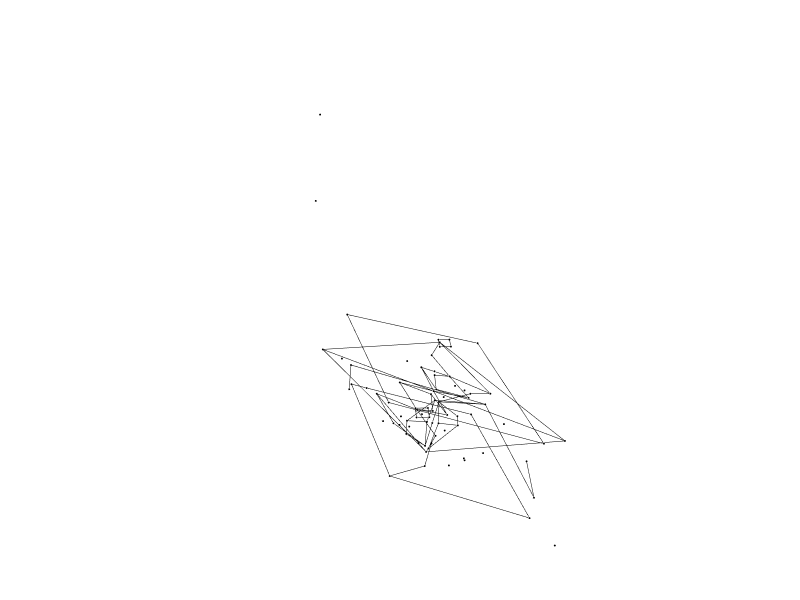
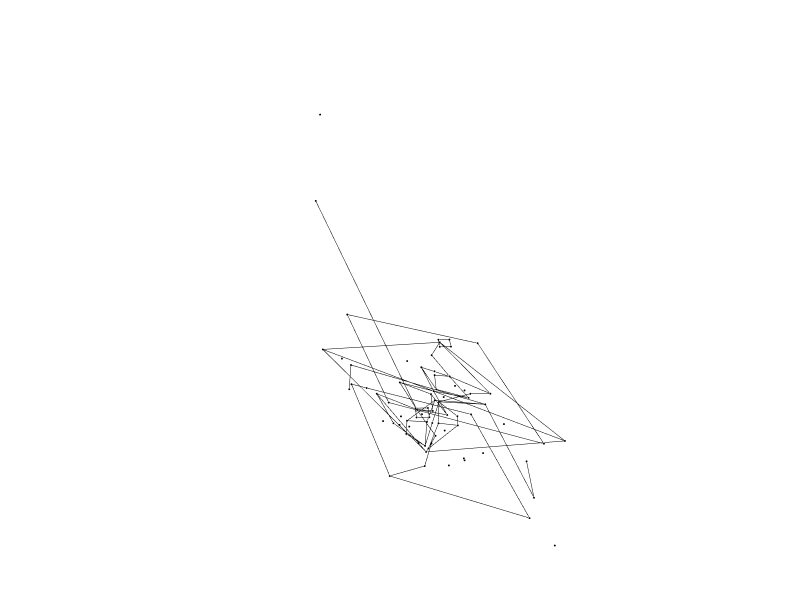

These figures' notebook cell, in order:
### Code cell
# Optional Visualization
# =============================================================================
print("\n=== VISUALIZATION ===")
try:
    print("Displaying original graph (graph1)...")
    # Convert graph to topology for visualization
    topology_g1 = Graph.Topology(graph1)
    if topology_g1:
        Topology.Show(topology_g1, 
                     renderer="vscode",  # Change to "browser" or "jupyterlab" if needed
                     width=800, 
                     height=600)
    else:
        print("Could not create topology from graph1 for visualization")
        
    print("\nDisplaying modified graph (graph2)...")
    topology_g2 = Graph.Topology(graph2)
    if topology_g2:
        Topology.Show(topology_g2, 
                     renderer="vscode",  # Change to "browser" or "jupyterlab" if needed
                     width=800, 
                     height=600)
    else:
        print("Could not create topology from graph2 for visualization")
        
except Exception as e:
    print(f"Visualization error: {e}")
    print("You can still view the graphs using your existing visualization code")

### Figure 1 — Plotly figure (JSON) as saved in the notebook; plotly's stock layout.template omitted (floating-point values rounded to 4 significant figures; data arrays with more than 128 entries replaced by an {"elided": "..."} marker saying what was removed)
{"data": [{"hoverinfo": "text", "hovertext": ["", "", "", "", "", "", "", "", "", "", "", "", "", "", "", "", "", "", "", "", "", "", "", "", "", "", "", "", "", "", "", "", "", "", "", "", "", "", "", "", "", "", "", "", "", "", "", "", "", "", "", "", "", "", "", "", "", "", "", "", "", "", "", "", "", "", "", "", "", "", "", "", "", "", "", "", "", ""], "legendgroup": "1", "legendrank": 1, "marker": {"color": ["#000000", "#000000", "#000000", "#000000", "#000000", "#000000", "#000000", "#000000", "#000000", "#000000", "#000000", "#000000", "#000000", "#000000", "#000000", "#000000", "#000000", "#000000", "#000000", "#000000", "#000000", "#000000", "#000000", "#000000", "#000000", "#000000", "#000000", "#000000", "#000000", "#000000", "#000000", "#000000", "#000000", "#000000", "#000000", "#000000", "#000000", "#000000", "#000000", "#000000", "#000000", "#000000", "#000000", "#000000", "#000000", "#000000", "#000000", "#000000", "#000000", "#000000", "#000000", "#000000", "#000000", "#000000", "#000000", "#000000", "#000000", "#000000", "#000000", "#000000", "#000000", "#000000", "#000000", "#000000", "#000000", "#000000", "#000000", "#000000", "#000000", "#000000", "#000000", "#000000", "#000000", "#000000", "#000000", "#000000", "#000000", "#000000"], "opacity": 1, "size": [2.8, 2.8, 2.8, 2.8, 2.8, 2.8, 2.8, 2.8, 2.8, 2.8, 2.8, 2.8, 2.8, 2.8, 2.8, 2.8, 2.8, 2.8, 2.8, 2.8, 2.8, 2.8, 2.8, 2.8, 2.8, 2.8, 2.8, 2.8, 2.8, 2.8, 2.8, 2.8, 2.8, 2.8, 2.8, 2.8, 2.8, 2.8, 2.8, 2.8, 2.8, 2.8, 2.8, 2.8, 2.8, 2.8, 2.8, 2.8, 2.8, 2.8, 2.8, 2.8, 2.8, 2.8, 2.8, 2.8, 2.8, 2.8, 2.8, 2.8, 2.8, 2.8, 2.8, 2.8, 2.8, 2.8, 2.8, 2.8, 2.8, 2.8, 2.8, 2.8, 2.8, 2.8, 2.8, 2.8, 2.8, 2.8], "sizemode": "diameter", "symbol": "circle"}, "mode": "markers", "name": "1: Untitled (Vertices)", "showlegend": false, "text": ["", "", "", "", "", "", "", "", "", "", "", "", "", "", "", "", "", "", "", "", "", "", "", "", "", "", "", "", "", "", "", "", "", "", "", "", "", "", "", "", "", "", "", "", "", "", "", "", "", "", "", "", "", "", "", "", "", "", "", "", "", "", "", "", "", "", "", "", "", "", "", "", "", "", "", "", "", ""], "type": "scatter3d", "x": [3.321, 2.349, 4.308, 6.451, 4.473, 1.608, 7.2, 6.451, 2.349, 5.809, 5.5, 3.302, 1.85, 3.268, 5.532, 6.942, 5.498, 4.395, 5.479, 3.3, 2.99, 4.4, 8.591, 0.2085, 4.469, 2.538, 4.4, 6.879, 1.921, 5.484, 3.316, 5.484, 3.316, 8.591, 6.282, 6.207, 4.261, 6.262, 6.288, 5.498, 7.307, 4.4, 4.694, 2.512, 2.518, 3.302, 1.493, 4.106, 4.4, 8.591, 4.191, 2.517, 4.4, 0.2085, 2.518, 0.2085, 8.591, 1.688, 2.444, 7.155, 7.114, 4.106, 1.625, 6.356, 3.087, 4.694, 5.722, 4.191, 7.382, 6.867, 7.436, 7.951, 0.8345, 1.403, 1.349, 1.918, 10, 15], "y": [-11.48, -4.403, -5.889, -13.39, -11.91, -8.44, -9.36, -4.403, -13.4, -12.45, 2.191, -8.639, -9.111, -8.93, -8.87, -8.692, -9.161, -8.9, -6.315, -19.99, -5.353, -0.2085, -9.108, -8.9, -0.2085, -2.208, -8.9, -17.59, -0.2085, -11.04, -11.07, -6.728, -6.758, -10.29, -7.829, -7.506, -17.59, -15.59, -9.604, -10.31, -9.812, -8.9, -9.223, -8.197, -9.972, -7.492, -7.987, -8.653, -0.2085, -9.108, -17.59, -10, -8.9, -8.9, -10.29, -12.13, -5.674, -6.188, -9.2, -6.188, -11.61, -8.93, -11.61, -8.608, -10.03, -8.87, -7.783, -17.59, -6.567, -7.162, -7.703, -7.108, -10.69, -11.23, -10.1, -10.64, 10, 15], "z": [0.0065, 3.11, -0.0635, 3.11, -0.0635, 2.947, 2.947, 3.11, 3.11, 0.0095, -0.062, 0.0065, 3.11, 3.107, 3.107, 3.11, 0.0065, 6.229, 0.0065, -0.062, 0.0095, 6.304, 6.304, 6.304, 1.357, 1.397, 4.448, 4.434, 4.434, 4.55, 4.55, 4.55, 4.55, 1.252, 1.397, 1.397, 1.357, 1.397, 1.207, 1.397, 2.856, 1.397, 1.397, 1.207, 1.397, 1.397, 2.856, 1.55, -0.625, -0.625, -0.625, -0.625, -0.6885, -0.625, 1.397, 4.412, 4.412, 4.211, 4.333, 4.333, 4.211, 4.397, 4.333, 4.333, 4.333, 4.397, 4.333, 6.304, 5.856, 5.856, 5.856, 5.856, 5.856, 5.856, 5.856, 5.856, 10, 15]}, {"hoverinfo": "text", "legendgroup": "2", "legendrank": 2, "line": {"color": "black", "width": 1}, "marker": {"size": 0}, "mode": "lines", "name": "1: Untitled (Edges)", "showlegend": false, "text": "", "type": "scatter3d", "x": {"elided": "216 float values"}, "y": {"elided": "216 float values"}, "z": {"elided": "216 float values"}}], "layout": {"autosize": true, "height": 600, "margin": {"b": 40, "l": 40, "r": 40, "t": 40}, "paper_bgcolor": "RGBA(0,0,0,0)", "plot_bgcolor": "RGBA(0,0,0,0)", "scene": {"aspectmode": "data", "camera": {"center": {"x": 0, "y": 0, "z": 0}, "eye": {"x": -1.25, "y": -1.25, "z": 1.25}, "projection": {"type": "perspective"}, "up": {"x": 0, "y": 0, "z": 1}}, "xaxis": {"visible": false}, "yaxis": {"visible": false}, "zaxis": {"visible": false}}, "showlegend": true, "width": 800, "xaxis": {"showgrid": false, "visible": false, "zeroline": false}, "yaxis": {"showgrid": false, "visible": false, "zeroline": false}}}

### Figure 2 — Plotly figure (JSON) as saved in the notebook; plotly's stock layout.template omitted (floating-point values rounded to 4 significant figures; data arrays with more than 128 entries replaced by an {"elided": "..."} marker saying what was removed)
{"data": [{"hoverinfo": "text", "hovertext": ["", "", "", "", "", "", "", "", "", "", "", "", "", "", "", "", "", "", "", "", "", "", "", "", "", "", "", "", "", "", "", "", "", "", "", "", "", "", "", "", "", "", "", "", "", "", "", "", "", "", "", "", "", "", "", "", "", "", "", "", "", "", "", "", "", "", "", "", "", "", "", "", "", "", "", "", "", ""], "legendgroup": "1", "legendrank": 1, "marker": {"color": ["#000000", "#000000", "#000000", "#000000", "#000000", "#000000", "#000000", "#000000", "#000000", "#000000", "#000000", "#000000", "#000000", "#000000", "#000000", "#000000", "#000000", "#000000", "#000000", "#000000", "#000000", "#000000", "#000000", "#000000", "#000000", "#000000", "#000000", "#000000", "#000000", "#000000", "#000000", "#000000", "#000000", "#000000", "#000000", "#000000", "#000000", "#000000", "#000000", "#000000", "#000000", "#000000", "#000000", "#000000", "#000000", "#000000", "#000000", "#000000", "#000000", "#000000", "#000000", "#000000", "#000000", "#000000", "#000000", "#000000", "#000000", "#000000", "#000000", "#000000", "#000000", "#000000", "#000000", "#000000", "#000000", "#000000", "#000000", "#000000", "#000000", "#000000", "#000000", "#000000", "#000000", "#000000", "#000000", "#000000", "#000000", "#000000"], "opacity": 1, "size": [2.8, 2.8, 2.8, 2.8, 2.8, 2.8, 2.8, 2.8, 2.8, 2.8, 2.8, 2.8, 2.8, 2.8, 2.8, 2.8, 2.8, 2.8, 2.8, 2.8, 2.8, 2.8, 2.8, 2.8, 2.8, 2.8, 2.8, 2.8, 2.8, 2.8, 2.8, 2.8, 2.8, 2.8, 2.8, 2.8, 2.8, 2.8, 2.8, 2.8, 2.8, 2.8, 2.8, 2.8, 2.8, 2.8, 2.8, 2.8, 2.8, 2.8, 2.8, 2.8, 2.8, 2.8, 2.8, 2.8, 2.8, 2.8, 2.8, 2.8, 2.8, 2.8, 2.8, 2.8, 2.8, 2.8, 2.8, 2.8, 2.8, 2.8, 2.8, 2.8, 2.8, 2.8, 2.8, 2.8, 2.8, 2.8], "sizemode": "diameter", "symbol": "circle"}, "mode": "markers", "name": "1: Untitled (Vertices)", "showlegend": false, "text": ["", "", "", "", "", "", "", "", "", "", "", "", "", "", "", "", "", "", "", "", "", "", "", "", "", "", "", "", "", "", "", "", "", "", "", "", "", "", "", "", "", "", "", "", "", "", "", "", "", "", "", "", "", "", "", "", "", "", "", "", "", "", "", "", "", "", "", "", "", "", "", "", "", "", "", "", "", ""], "type": "scatter3d", "x": [3.321, 2.349, 4.308, 6.451, 4.473, 1.608, 7.2, 6.451, 2.349, 5.809, 5.5, 3.302, 1.85, 3.268, 5.532, 6.942, 5.498, 4.395, 5.479, 3.3, 2.99, 4.4, 8.591, 0.2085, 4.469, 2.538, 4.4, 6.879, 1.921, 5.484, 3.316, 5.484, 3.316, 8.591, 6.282, 6.207, 4.261, 6.262, 6.288, 5.498, 7.307, 4.4, 4.694, 2.512, 2.518, 3.302, 1.493, 4.106, 4.4, 8.591, 4.191, 2.517, 4.4, 0.2085, 2.518, 0.2085, 8.591, 1.688, 2.444, 7.155, 7.114, 4.106, 1.625, 6.356, 3.087, 10, 4.694, 5.722, 4.191, 7.382, 6.867, 7.436, 7.951, 0.8345, 1.403, 1.349, 1.918, 15], "y": [-11.48, -4.403, -5.889, -13.39, -11.91, -8.44, -9.36, -4.403, -13.4, -12.45, 2.191, -8.639, -9.111, -8.93, -8.87, -8.692, -9.161, -8.9, -6.315, -19.99, -5.353, -0.2085, -9.108, -8.9, -0.2085, -2.208, -8.9, -17.59, -0.2085, -11.04, -11.07, -6.728, -6.758, -10.29, -7.829, -7.506, -17.59, -15.59, -9.604, -10.31, -9.812, -8.9, -9.223, -8.197, -9.972, -7.492, -7.987, -8.653, -0.2085, -9.108, -17.59, -10, -8.9, -8.9, -10.29, -12.13, -5.674, -6.188, -9.2, -6.188, -11.61, -8.93, -11.61, -8.608, -10.03, 10, -8.87, -7.783, -17.59, -6.567, -7.162, -7.703, -7.108, -10.69, -11.23, -10.1, -10.64, 15], "z": [0.0065, 3.11, -0.0635, 3.11, -0.0635, 2.947, 2.947, 3.11, 3.11, 0.0095, -0.062, 0.0065, 3.11, 3.107, 3.107, 3.11, 0.0065, 6.229, 0.0065, -0.062, 0.0095, 6.304, 6.304, 6.304, 1.357, 1.397, 4.448, 4.434, 4.434, 4.55, 4.55, 4.55, 4.55, 1.252, 1.397, 1.397, 1.357, 1.397, 1.207, 1.397, 2.856, 1.397, 1.397, 1.207, 1.397, 1.397, 2.856, 1.55, -0.625, -0.625, -0.625, -0.625, -0.6885, -0.625, 1.397, 4.412, 4.412, 4.211, 4.333, 4.333, 4.211, 4.397, 4.333, 4.333, 4.333, 10, 4.397, 4.333, 6.304, 5.856, 5.856, 5.856, 5.856, 5.856, 5.856, 5.856, 5.856, 15]}, {"hoverinfo": "text", "legendgroup": "2", "legendrank": 2, "line": {"color": "black", "width": 1}, "marker": {"size": 0}, "mode": "lines", "name": "1: Untitled (Edges)", "showlegend": false, "text": "", "type": "scatter3d", "x": {"elided": "219 float values"}, "y": {"elided": "219 float values"}, "z": {"elided": "219 float values"}}], "layout": {"autosize": true, "height": 600, "margin": {"b": 40, "l": 40, "r": 40, "t": 40}, "paper_bgcolor": "RGBA(0,0,0,0)", "plot_bgcolor": "RGBA(0,0,0,0)", "scene": {"aspectmode": "data", "camera": {"center": {"x": 0, "y": 0, "z": 0}, "eye": {"x": -1.25, "y": -1.25, "z": 1.25}, "projection": {"type": "perspective"}, "up": {"x": 0, "y": 0, "z": 1}}, "xaxis": {"visible": false}, "yaxis": {"visible": false}, "zaxis": {"visible": false}}, "showlegend": true, "width": 800, "xaxis": {"showgrid": false, "visible": false, "zeroline": false}, "yaxis": {"showgrid": false, "visible": false, "zeroline": false}}}
